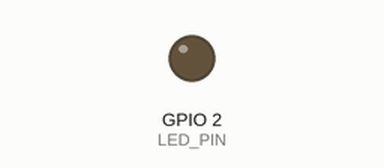
This sketch was run on a simulated ESP32. Parts: output pins drawn as LEDs (lit = HIGH). WiFi joins after 1.5 s; servers stay silent unless stated; random numbers use the default seed unless the sketch sets one; what the sketch prints to the serial monitor is not drawn.

Above: at 4.1 s.
At 7.02 s:
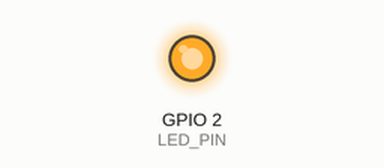
Timing chart, 0 to 7.8 s (numbered marks = the images above):
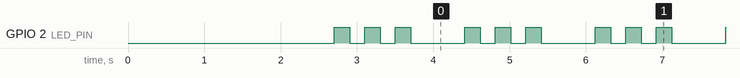

The sketch:

esp32_client.ino
```cpp
#include <WiFi.h>
#include <ArduinoJson.h>

// ==================== CONFIGURAÇÕES - ALTERE AQUI ====================
const char* ssid = "";           // Nome da sua rede WiFi
const char* password = "";       // Senha do WiFi
const char* serverIP = "";        // IP do computador com servidor
const int serverPort = 5000;                   // Porta do servidor TCP

// Pino do LED (LED embutido do ESP32)
const int LED_PIN = 2;  // GPIO2 - LED azul embutido da maioria dos ESP32
// =====================================================================

WiFiClient client;
unsigned long lastSendTime = 0;
const unsigned long sendInterval = 2000; // Envia dados a cada 2 segundos

// Variáveis para simular sensores
float temperatura = 25.0;
float umidade = 60.0;

void setup() {
  Serial.begin(115200);
  delay(1000);

  Serial.println("\n=== ESP32 Cliente TCP ===");

  // Configura o pino do LED
  pinMode(LED_PIN, OUTPUT);
  digitalWrite(LED_PIN, LOW);

  // Conecta ao WiFi
  conectarWiFi();

  // Conecta ao servidor TCP
  conectarServidor();
}

void loop() {
  // Verifica se ainda está conectado ao WiFi
  if (WiFi.status() != WL_CONNECTED) {
    Serial.println("[!] WiFi desconectado. Reconectando...");
    conectarWiFi();
  }

  // Verifica se ainda está conectado ao servidor
  if (!client.connected()) {
    Serial.println("[!] Servidor desconectado. Reconectando...");
    conectarServidor();
  }

  // Envia dados periódicos (a cada 2 segundos)
  if (millis() - lastSendTime >= sendInterval) {
    enviarDadosSensor();
    lastSendTime = millis();
  }

  // Verifica se recebeu comandos do servidor
  receberComandos();

  delay(10); // Pequeno delay para não sobrecarregar
}

void conectarWiFi() {
  Serial.print("Conectando ao WiFi: ");
  Serial.println(ssid);

  WiFi.begin(ssid, password);

  int tentativas = 0;
  while (WiFi.status() != WL_CONNECTED && tentativas < 20) {
    delay(500);
    Serial.print(".");
    tentativas++;
  }

  if (WiFi.status() == WL_CONNECTED) {
    Serial.println("\n✓ WiFi conectado!");
    Serial.print("IP do ESP32: ");
    Serial.println(WiFi.localIP());
  } else {
    Serial.println("\n[!] Falha ao conectar WiFi");
    Serial.println("Reiniciando em 5 segundos...");
    delay(5000);
    ESP.restart();
  }
}

void conectarServidor() {
  Serial.print("Conectando ao servidor ");
  Serial.print(serverIP);
  Serial.print(":");
  Serial.println(serverPort);

  int tentativas = 0;
  while (!client.connect(serverIP, serverPort) && tentativas < 5) {
    Serial.println("[!] Falha na conexão. Tentando novamente...");
    delay(2000);
    tentativas++;
  }

  if (client.connected()) {
    Serial.println("✓ Conectado ao servidor!");

    // Pisca LED 3 vezes para indicar conexão
    for (int i = 0; i < 3; i++) {
      digitalWrite(LED_PIN, HIGH);
      delay(200);
      digitalWrite(LED_PIN, LOW);
      delay(200);
    }
  } else {
    Serial.println("[!] Não foi possível conectar ao servidor");
    Serial.println("Verifique se o servidor está rodando");
    Serial.println("Tentando novamente em 5 segundos...");
    delay(5000);
  }
}

void enviarDadosSensor() {
  if (!client.connected()) {
    return;
  }

  // Simula variação nos sensores (valores realistas)
  temperatura = 25.0 + random(-20, 50) / 10.0;  // 23°C a 27°C
  umidade = 60.0 + random(-100, 100) / 10.0;     // 50% a 70%

  // Cria JSON com os dados
  StaticJsonDocument<200> doc;
  doc["type"] = "data";
  doc["from"] = "esp32";

  JsonObject payload = doc.createNestedObject("payload");
  payload["temp"] = temperatura;
  payload["hum"] = umidade;

  // Serializa para string
  String jsonString;
  serializeJson(doc, jsonString);

  // Envia para o servidor
  client.println(jsonString);

  Serial.print("[→] Enviado: ");
  Serial.println(jsonString);
}

void receberComandos() {
  if (!client.connected()) {
    return;
  }

  // Verifica se há dados disponíveis
  while (client.available()) {
    String comando = client.readStringUntil('\n');
    comando.trim(); // Remove espaços e quebras de linha

    if (comando.length() > 0) {
      Serial.print("[←] Comando recebido: ");
      Serial.println(comando);

      // Processa comandos
      if (comando.indexOf("led_on") >= 0) {
        digitalWrite(LED_PIN, HIGH);
        Serial.println("[LED] Aceso ✓");

        // Confirma ao servidor
        client.println("[ESP32] LED aceso!");
      }
      else if (comando.indexOf("led_off") >= 0) {
        digitalWrite(LED_PIN, LOW);
        Serial.println("[LED] Apagado ✓");

        // Confirma ao servidor
        client.println("[ESP32] LED apagado!");
      }
      else if (comando.indexOf("status") >= 0) {
        // Comando extra: retorna status do ESP32
        String status = "[ESP32] Online - Temp: " + String(temperatura) +
                       "°C, Umidade: " + String(umidade) + "%";
        client.println(status);
        Serial.println("[INFO] Status enviado");
      }
      else {
        // Comando desconhecido
        Serial.print("[?] Comando não reconhecido: ");
        Serial.println(comando);
      }
    }
  }
}
```

Measured:
- by itself, GPIO 2 (LED_PIN): repeats every 1.7 s: HIGH 0.20 s, LOW 0.20 s, HIGH 0.20 s, LOW 0.71 s, HIGH 0.20 s, LOW 0.20 s
- by itself, everything shown: repeats every 1.7 s, in 6 steps
